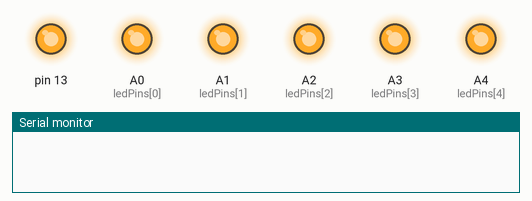
Bench run of a sketch on a simulated Arduino Mega 2560, built with avr-gcc and run on an emulated ATmega2560. Shown: output pins drawn as LEDs (lit = HIGH), the last lines printed to the serial monitor.

Above: at 0.15 s.
At 3.5 s:
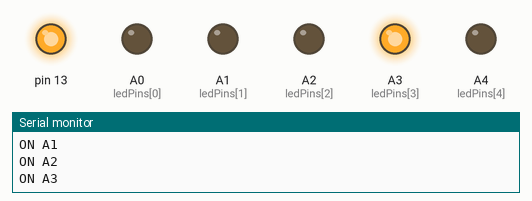
At 7.3 s:
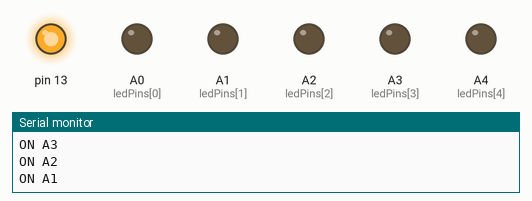
At 10.8 s:
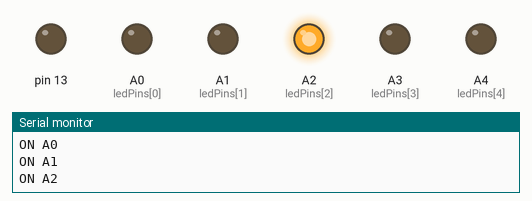
At 14.1 s:
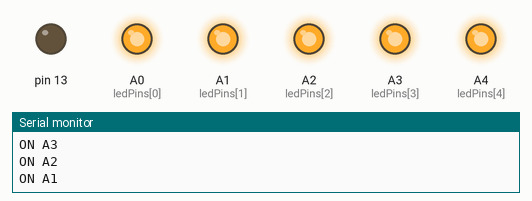
At 15.1 s:
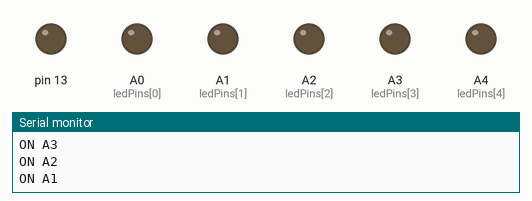
Timing chart, 0 to 20.3 s (numbered marks = the images above):
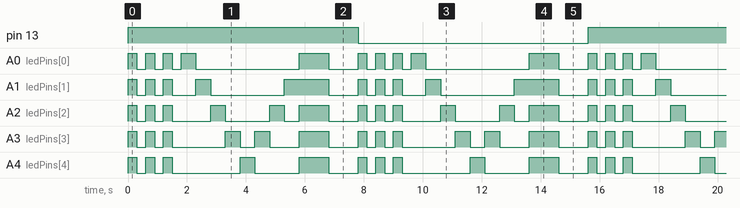

Measured:
- by itself, pin 13: alternates HIGH for 7.8 s and LOW for 7.8 s
- by itself, A4 (ledPins[4]): repeats every 7.8 s: 2 × (LOW 0.30 s, HIGH 0.30 s), LOW 2.3 s, HIGH 0.50 s, LOW 1.5 s, HIGH 1.0 s, LOW 1.0 s, HIGH 0.30 s
- by itself, A0 (ledPins[0]): repeats every 7.8 s: 2 × (LOW 0.30 s, HIGH 0.30 s), LOW 0.30 s, HIGH 0.50 s, LOW 3.5 s, HIGH 1.0 s, LOW 1.0 s, HIGH 0.30 s
- by itself, A1 (ledPins[1]): repeats every 7.8 s: 2 × (LOW 0.30 s, HIGH 0.30 s), LOW 0.80 s, HIGH 0.50 s, LOW 2.5 s, HIGH 1.5 s, LOW 1.0 s, HIGH 0.30 s

The sketch:

projectesttt1.ino
```cpp
/*
  LED_Test_All – ET-BASE AVR EASY32U4 (ATmega32U4)
  เลือก "ชุดพิน" ด้านล่างให้ตรงกับที่เสียบจริง
  - USE_A_PINS:   A0..A4
  - USE_DNUM_PINS:D18..D22 (เทียบ A0..A4)
  - USE_D_PINS:   D4..D8 (เผื่อเลี่ยงความสับสนพอร์ต A)
*/

#define USE_A_PINS     1   // <-- ใช้ชุดนี้ (A0..A4) เป็นค่าเริ่ม
#define USE_DNUM_PINS  0   // <-- ตั้งเป็น 1 ถ้าจะใช้ 18,19,20,21,22
#define USE_D_PINS     0   // <-- ตั้งเป็น 1 ถ้าจะย้ายไป 4,5,6,7,8

#if USE_A_PINS
const int   ledPins[]  = {A0, A1, A2, A3, A4};
const char* ledNames[] = {"A0","A1","A2","A3","A4"};
#elif USE_DNUM_PINS
const int   ledPins[]  = {18, 19, 20, 21, 22}; // เทียบ A0..A4 บน 32U4
const char* ledNames[] = {"D18(A0)","D19(A1)","D20(A2)","D21(A3)","D22(A4)"};
#else
const int   ledPins[]  = {4, 5, 6, 7, 8};      // ดิจิทัลชัดเจน
const char* ledNames[] = {"D4","D5","D6","D7","D8"};
#endif

// ถ้าคุณต่อแบบ sink (Anode->+5V, Cathode->Pin) ให้ตั้ง false
const bool ACTIVE_HIGH = true;

inline void LED_WRITE(int pin, bool on){
  digitalWrite(pin, (ACTIVE_HIGH ? (on?HIGH:LOW) : (on?LOW:HIGH)));
}

void all(bool on){ for (unsigned i=0;i<sizeof(ledPins)/sizeof(ledPins[0]); ++i) LED_WRITE(ledPins[i], on); }

void setup(){
  Serial.begin(115200);
  for (unsigned i=0;i<sizeof(ledPins)/sizeof(ledPins[0]); ++i){
    pinMode(ledPins[i], OUTPUT);
    LED_WRITE(ledPins[i], false);
  }
  pinMode(LED_BUILTIN, OUTPUT); // D13 ออนบอร์ด ไว้ยืนยันสเก็ตช์กำลังรัน
}

void loop(){
  // กระพริบ LED ออนบอร์ดเล็กน้อยให้รู้ว่าสเก็ตช์วิ่งอยู่
  digitalWrite(LED_BUILTIN, !digitalRead(LED_BUILTIN));

  // A) กระพริบ "พร้อมกัน" 3 ครั้ง
  for (int k=0;k<3;k++){
    all(true);  delay(300);
    all(false); delay(300);
  }

  // B) วิ่งไฟไปขวา (ดูชื่อพินใน Serial Monitor)
  for (unsigned i=0;i<sizeof(ledPins)/sizeof(ledPins[0]); ++i){
    all(false);
    LED_WRITE(ledPins[i], true);
    Serial.print("ON "); Serial.println(ledNames[i]);
    delay(500);
  }

  // C) วิ่งกลับ
  for (int i=(int)sizeof(ledPins)/sizeof(ledPins[0])-2; i>=1; --i){
    all(false);
    LED_WRITE(ledPins[i], true);
    Serial.print("ON "); Serial.println(ledNames[i]);
    delay(500);
  }

  // D) ติดทั้งหมด 1 วิ แล้วดับ 1 วิ
  all(true);  delay(1000);
  all(false); delay(1000);
}
```
